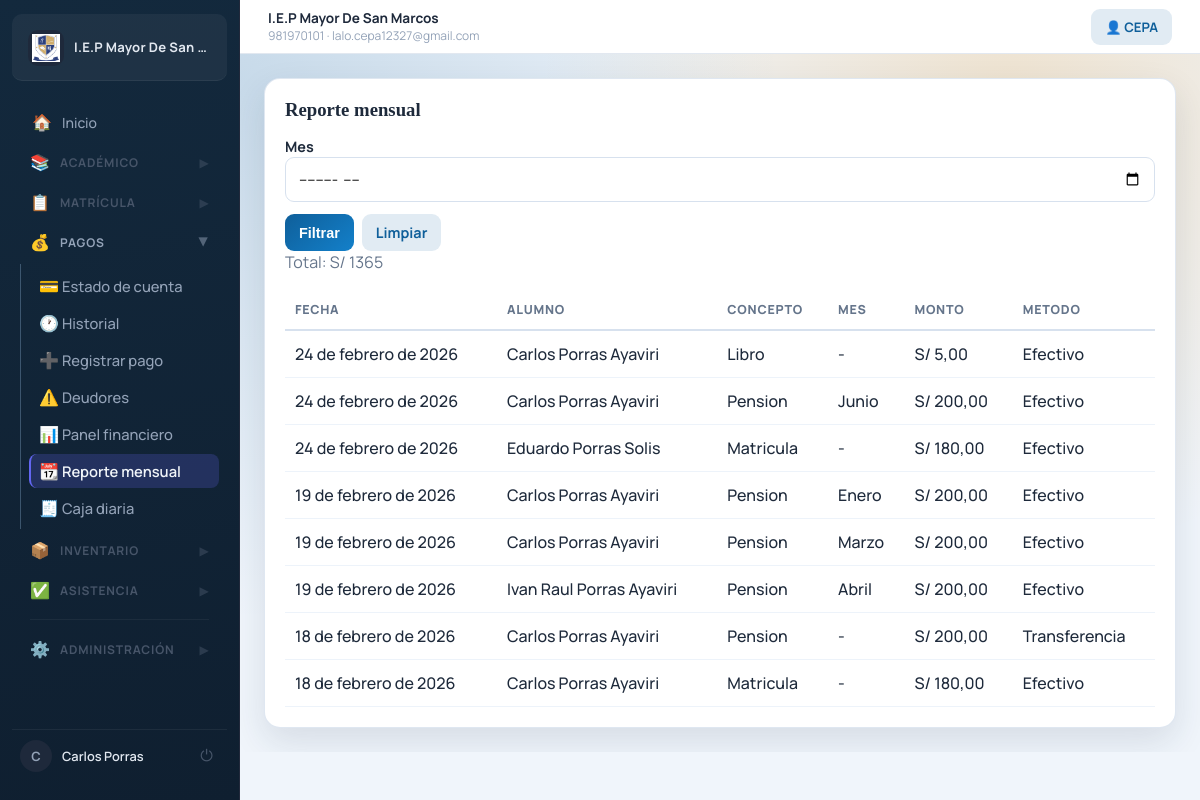
/payments/monthly/ (signed in), run on an earlier commit of the app's database.
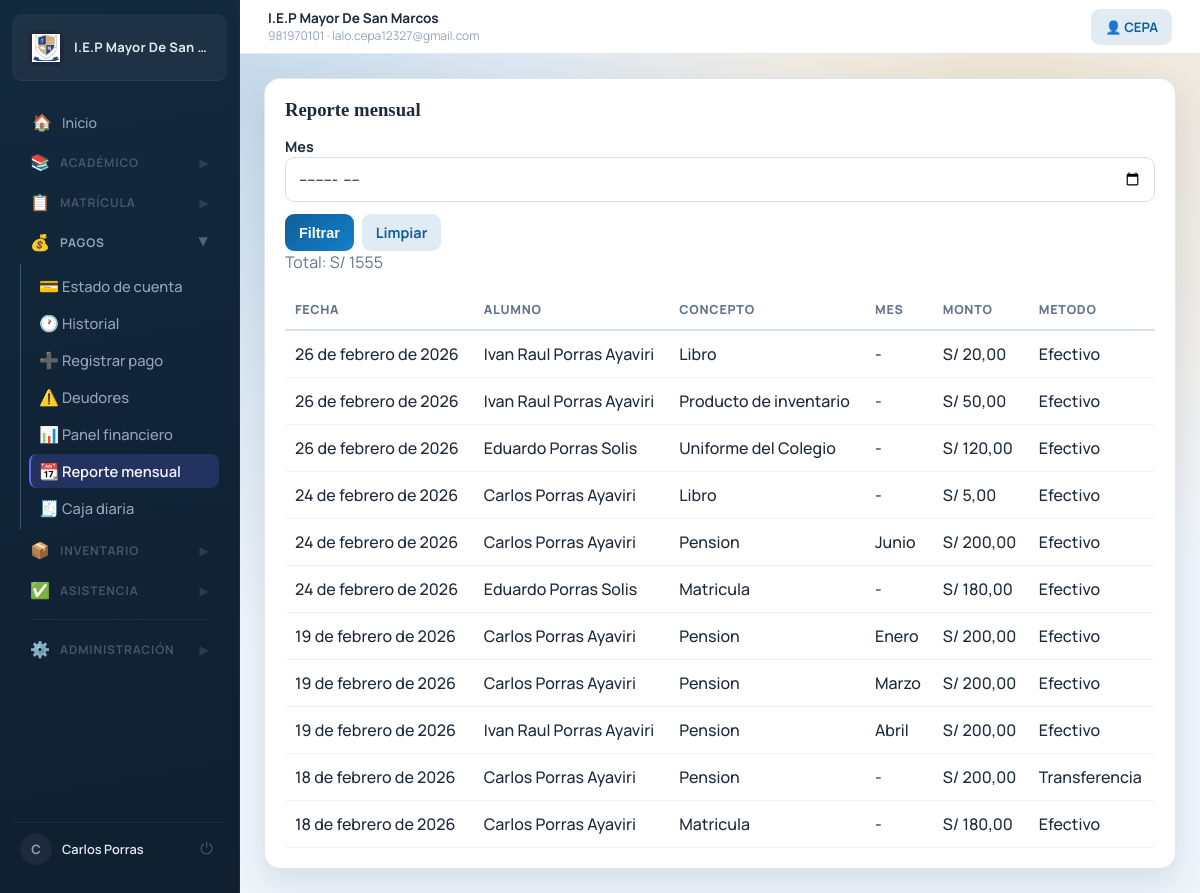
And on a later commit of the database.
### finance/models.py (models this page shows, shortened)
class Payment(models.Model):
    METHOD_CASH = 'cash'
    METHOD_TRANSFER = 'transfer'
    METHOD_YAPE_PLIN = 'yape_plin'
    METHOD_CHOICES = (
        (METHOD_CASH, 'Efectivo'),
        (METHOD_TRANSFER, 'Transferencia'),
        (METHOD_YAPE_PLIN, 'Yape/Plin'),
    )
    fee = models.ForeignKey(Fee, on_delete=models.CASCADE)
    amount = models.DecimalField(max_digits=10, decimal_places=2)
    payment_date = models.DateField(auto_now_add=True)
    method = models.CharField(max_length=20, choices=METHOD_CHOICES, default=METHOD_CASH)
    proof_image = models.FileField(upload_to='payment_proofs/', blank=True, null=True)
    comment = models.TextField(blank=True)

class Fee(models.Model):
    CONCEPT_ENROLLMENT = 'matricula'
    CONCEPT_PENSION = 'pension'
    CONCEPT_SCHOOL_SUPPLIES = 'material_escolar'
    CONCEPT_BOOK = 'libro'
    CONCEPT_BAND_UNIFORM = 'uniforme_banda'
    CONCEPT_SCHOOL_UNIFORM = 'uniforme_colegio'
    CONCEPT_PRODUCT = 'producto_inventario'
    CONCEPT_CHOICES = (
        (CONCEPT_ENROLLMENT, 'Matricula'),
        (CONCEPT_PENSION, 'Pension'),
        (CONCEPT_SCHOOL_SUPPLIES, 'Material escolar'),
        (CONCEPT_BOOK, 'Libro'),
        (CONCEPT_BAND_UNIFORM, 'Uniforme de Banda'),
        (CONCEPT_SCHOOL_UNIFORM, 'Uniforme del Colegio'),
        (CONCEPT_PRODUCT, 'Producto de inventario'),
    )
    MONTH_CHOICES = (
        (1, 'Enero'),
        (2, 'Febrero'),
        (3, 'Marzo'),
        (4, 'Abril'),
        (5, 'Mayo'),
        (6, 'Junio'),
        (7, 'Julio'),
        (8, 'Agosto'),
        (9, 'Setiembre'),
        (10, 'Octubre'),
        (11, 'Noviembre'),
        (12, 'Diciembre'),
    )
    enrollment = models.ForeignKey(Enrollment, on_delete=models.CASCADE)
    concept = models.CharField(max_length=30, choices=CONCEPT_CHOICES)
    pension_month = models.PositiveSmallIntegerField(choices=MONTH_CHOICES, null=True, blank=True)
    course = models.ForeignKey('academic.Course', on_delete=models.SET_NULL, null=True, blank=True, verbose_name="Curso (para libros)")
    inventory_product = models.ForeignKey(
        'inventory.Product',
        on_delete=models.SET_NULL,
        null=True, blank=True,
        verbose_name='Producto de inventario',
        related_name='fees',
    )
    inventory_quantity = models.PositiveIntegerField(default=1, verbose_name='Cantidad vendida')
    amount = models.DecimalField(max_digits=10, decimal_places=2)
    amount_paid = models.DecimalField(max_digits=10, decimal_places=2, default=Decimal('0.00'))
    due_date = models.DateField()
    STATUS = (
        ('pending', 'Pendiente'),
        ('partial', 'Parcial'),
        ('paid', 'Pagado'),
    )
    status = models.CharField(max_length=20, choices=STATUS, default='pending')
    created_at = models.DateTimeField(auto_now_add=True)
    @property
    def pending(self):
        return self.balance

### enrollment/models.py (models this page shows, shortened)
class Enrollment(models.Model):
    STATUS = (
        ('active', 'Activo'),
        ('retired', 'Retirado'),
        ('transferred', 'Trasladado'),
        ('finished', 'Finalizado'),
    )
    student = models.ForeignKey(Student, on_delete=models.CASCADE)
    academic_year = models.ForeignKey(AcademicYear, on_delete=models.CASCADE)
    section = models.ForeignKey(Section, on_delete=models.CASCADE)
    status = models.CharField(max_length=20, choices=STATUS, default='active')
    enrolled_at = models.DateTimeField(auto_now_add=True)

### students/models.py (models this page shows)
class Student(models.Model):
    dni = models.CharField(max_length=8, unique=True)
    first_name = models.CharField(max_length=150)
    last_name = models.CharField(max_length=150)
    birth_date = models.DateField()
    address = models.TextField()
    parent_name = models.CharField(max_length=150)
    parent_phone = models.CharField(max_length=15)
    father_name = models.CharField(max_length=150, blank=True, default='')
    mother_name = models.CharField(max_length=150, blank=True, default='')
    father_phone = models.CharField(max_length=15, blank=True, default='')
    mother_phone = models.CharField(max_length=15, blank=True, default='')
    def __str__(self):
        return f"{self.first_name} {self.last_name}"

### finance/views.py (the view, shortened to what this page needs)
# urls.py: path('monthly/', monthly_report, name='monthly_report'),
@role_required('admin', 'director')
def monthly_report(request):
    month = request.GET.get('month')
    payments = Payment.objects.select_related('fee__enrollment__student').order_by('-payment_date')
    total = payments.aggregate(total=Sum('amount'))['total'] or 0
    return render(request, 'finance/monthly_report.html', {'payments': payments, 'total': total, 'month': month})

### schools/context_processors.py (called while the page is built)
def school_context(request):
    system_school = School.objects.order_by('id').first()
    return {
        'system_school': system_school,
    }

### finance/templates/finance/monthly_report.html (shortened to what this page needs)
{% extends 'base.html' %}
{% block content %}
<section class="card">
    <div class="section-head">
        <h1>Reporte mensual</h1>
    </div>
    <form method="get" class="form-grid">
        <div>
            <label for="month">Mes</label>
            <input type="month" id="month" name="month" value="{{ month|default:'' }}">
        </div>
        <div class="action-row">
            <button type="submit" class="btn btn-primary">Filtrar</button>
            <a href="{% url 'monthly_report' %}" class="btn btn-subtle">Limpiar</a>
        </div>
    </form>
    <p class="muted">Total: S/ {{ total }}</p>
    <div class="table-wrap">
        <table>
            <thead>
                <tr>
                    <th>Fecha</th>
                    <th>Alumno</th>
                    <th>Concepto</th>
                    <th>Mes</th>
                    <th>Monto</th>
                    <th>Metodo</th>
                </tr>
            </thead>
            <tbody>
                {% for payment in payments %}
                    <tr>
                        <td>{{ payment.payment_date }}</td>
                        <td>{{ payment.fee.enrollment.student }}</td>
                        <td>{{ payment.fee.get_concept_display }}</td>
                        <td>{{ payment.fee.get_pension_month_display|default:"-" }}</td>
                        <td>S/ {{ payment.amount }}</td>
                        <td>{{ payment.get_method_display }}</td>
                    </tr>
                {% empty %}
                    <tr><td colspan="6">No hay pagos para el periodo seleccionado.</td></tr>
                {% endfor %}
            </tbody>
        </table>
    </div>
</section>
{% endblock %}

What changed in the data, as far as the page shows it:
added Payment: payment_date "26 de febrero de 2026", fee.enrollment.student "Ivan Raul Porras Ayaviri", fee.concept "Libro", fee.pension_month "-", amount "20,00", method "Efectivo"
added Payment: payment_date "26 de febrero de 2026", fee.enrollment.student "Ivan Raul Porras Ayaviri", fee.concept "Producto de inventario", fee.pension_month "-", amount "50,00", method "Efectivo"
added Payment: payment_date "26 de febrero de 2026", fee.enrollment.student "Eduardo Porras Solis", fee.concept "Uniforme del Colegio", fee.pension_month "-", amount "120,00", method "Efectivo"
Also different on the page:
{{ total }}: "1365" → "1555"
